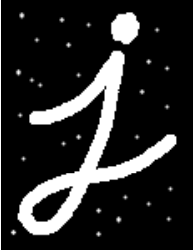
#> input picture dotJ.png, 193 x 251 px
$ python contour.py   (older library calls are emulated)
#> lines starting #> are read from the running program, lines starting #| are printed output that depends on the picture; after the words box and inside, x2 and y2 are one past the last pixel; in counts of white or black regions, pixels touching at a corner belong together
import numpy as np
import cv2

im =cv2.imread('dotJ.png')
#> im is the input picture: shape (251, 193, 3); min 0, max 255, mean 41.7
imgray = cv2.cvtColor(im, cv2.COLOR_BGR2GRAY)
ret, thresh = cv2.threshold(imgray, 127, 255, 0)
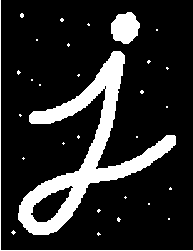
#> thresh: shape (251, 193); 16.2% white; 30 white regions (27 under 20 px)
image, contours, hierarchy = cv2.findContours(thresh, cv2.RETR_TREE, cv2.CHAIN_APPROX_SIMPLE)
#> contours = 32 contours, 29 with area under 20; largest, box (x1, y1, x2, y2) and area: (18, 51, 176, 235) 6847, (30, 185, 74, 223) 764, (111, 12, 140, 44) 643

img = cv2.drawContours(im, contours, -1 ,(0,255,0), 3)
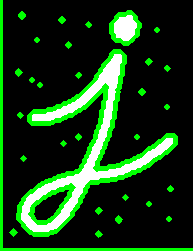
#> img: shape (251, 193, 3); mean B, G, R 23.4, 59.2, 23.4
cv2.imshow('image', img)
cv2.waitKey(0)
cv2.destroyAllWindows()
